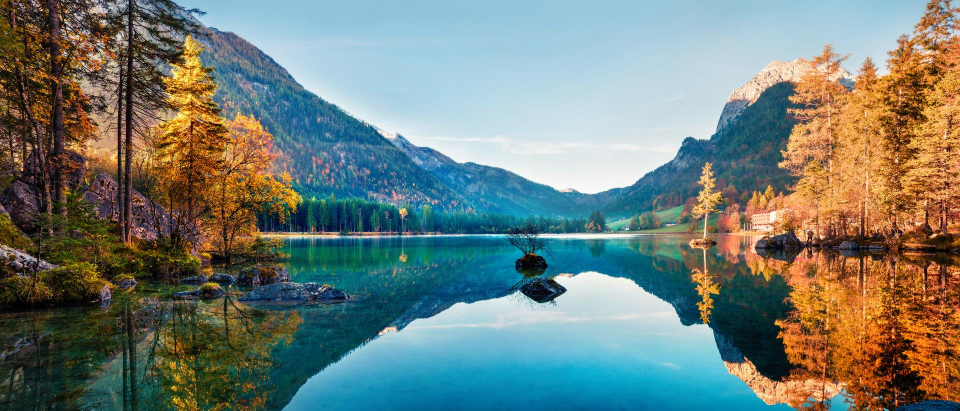
#> input picture images/1.jpg, 1920 x 822 px (shown at 1/2 size)
$ python -i stitcher.py   (imports and definitions only)
#> lines starting #> are read from the running program, lines starting #| are printed output that depends on the picture; after the words box and inside, x2 and y2 are one past the last pixel; in counts of white or black regions, pixels touching at a corner belong together
#> further down, picture is the input picture: shape (822, 1920, 3); mean B, G, R 118.9, 125.7, 112.9
### src/matcher.py
import cv2
import numpy as np


class FeatureMatcher:

    def __init__(self):

        self.orb = cv2.ORB_create(
            nfeatures=3000
        )

        self.matcher = cv2.BFMatcher(
            cv2.NORM_HAMMING,
            crossCheck=True
        )

    # [70 lines left out: functions detect_and_describe, match, not called in this run]

### src/stitcher.py
import cv2
import numpy as np

from matcher import FeatureMatcher


class PanoramaStitcher:

    def __init__(self):

        self.matcher = FeatureMatcher()


    # [45 lines left out: function stitch, not called in this run]


    def crop_black(self, image):

        gray = cv2.cvtColor(
            image,
            cv2.COLOR_BGR2GRAY
        )
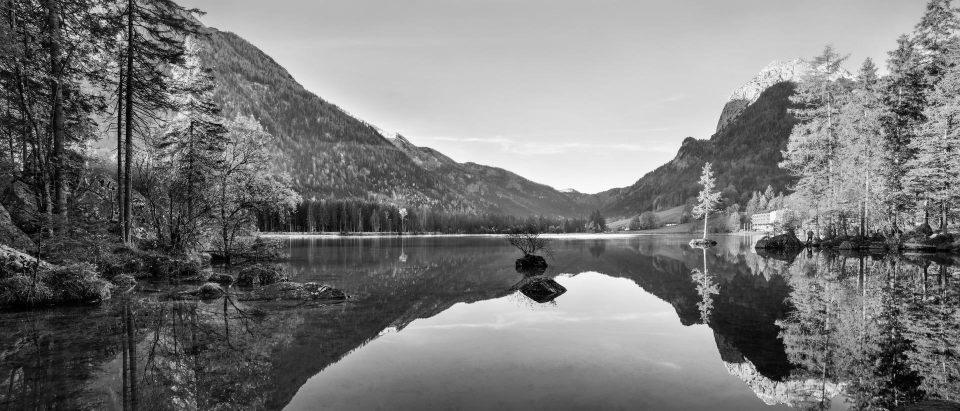
#> gray: shape (822, 1920) (shown at 1/2 size); min 0, max 255, mean 121.1


        _, thresh = cv2.threshold(

            gray,

            1,

            255,

            cv2.THRESH_BINARY

        )
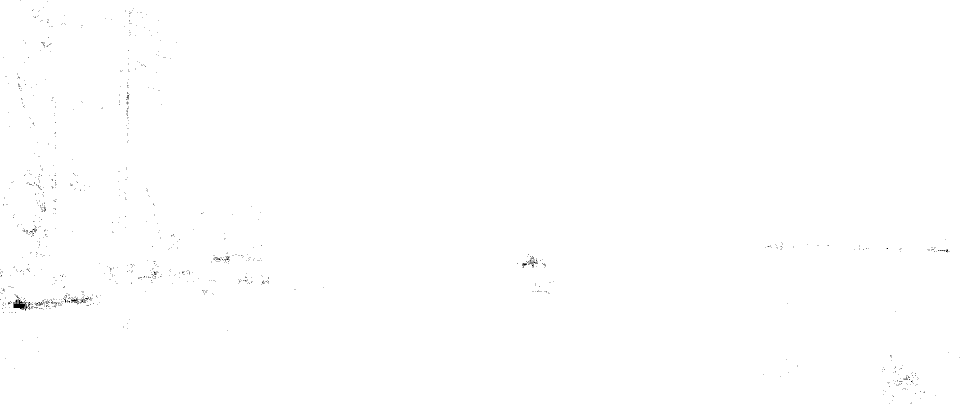
#> thresh: shape (822, 1920) (shown at 1/2 size); 99.8% white; black in thin lines or dots


        contours, _ = cv2.findContours(

            thresh,

            cv2.RETR_EXTERNAL,

            cv2.CHAIN_APPROX_SIMPLE

        )
#> contours = 1 contour; box (x1, y1, x2, y2) and area: (0, 0, 1920, 822) 1575496


        if len(contours) == 0:

            return image


        largest = max(

            contours,

            key=cv2.contourArea

        )
#> largest = contour of 13 points, box (x1, y1, x2, y2) (0, 0, 1920, 822), area 1575496


        x, y, w, h = cv2.boundingRect(
            largest
        )
#> x = 0; y = 0; w = 1920; h = 822


        return image[
            y:y+h,
            x:x+w
        ]

>>> import cv2
>>> picture = cv2.imread('../images/1.jpg')
>>> result = PanoramaStitcher().crop_black(picture)
